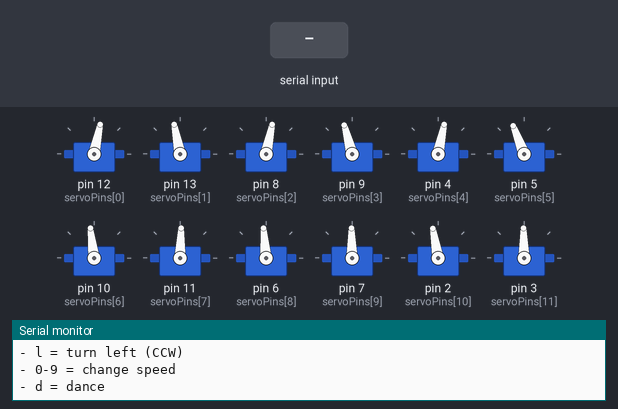
The sketch below on a simulated Arduino Uno, built with avr-gcc and run on an emulated ATmega328P. On the bench: 12 × servo, the last lines printed to the serial monitor. Inputs (shaded band) come from the test bench.

Above: at 1.3 s.
1.4 s: "r" received over Serial
At 2.05 s:
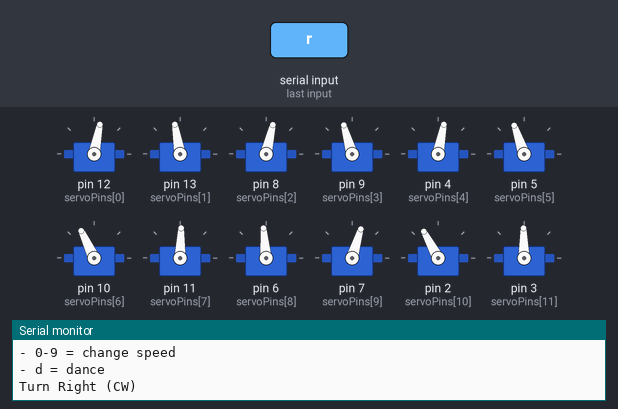
At 2.67 s:
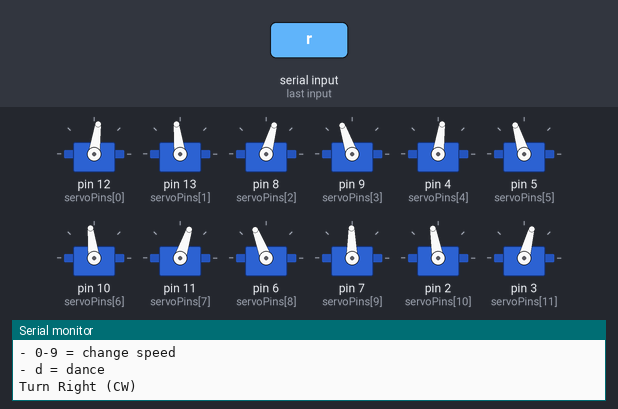
4.4 s: "l" received over Serial
7.4 s: "d" received over Serial
10.4 s: "s90\n" received over Serial
At 12.3 s:
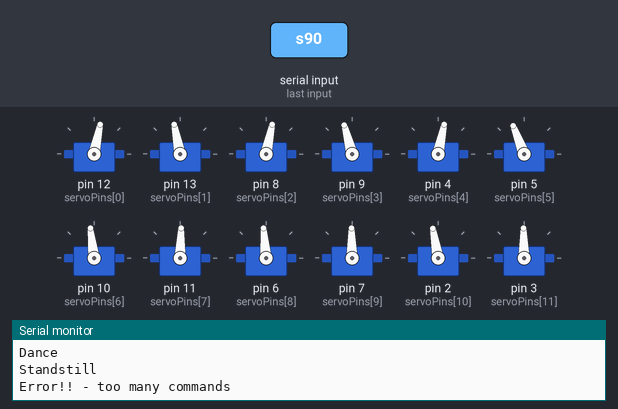
13.4 s: "f90\n" received over Serial
At 14.37 s:
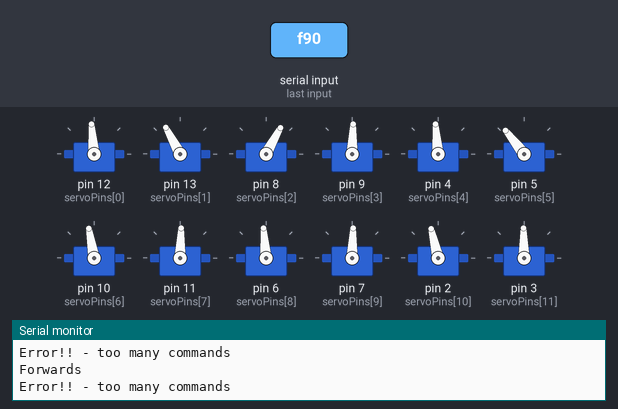
16.4 s: "p,45\n" received over Serial
Timing chart, 0 to 26.5 s (numbered marks = the images above; inputs shaded):
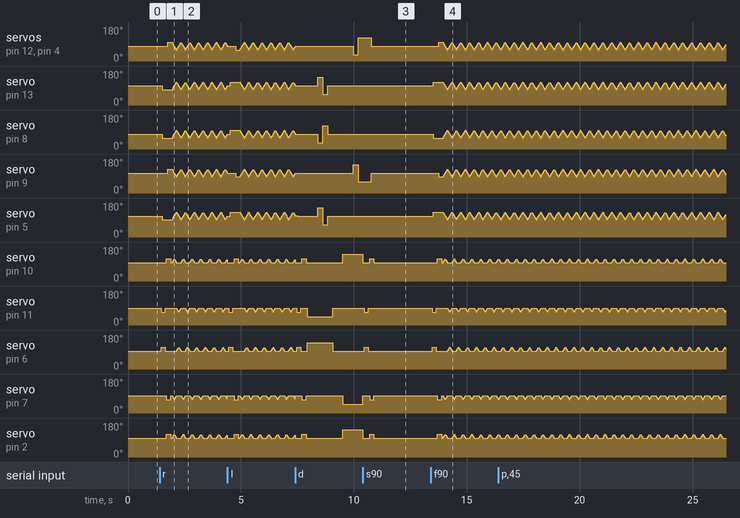

Measured:
- after the input at 10.4 s, servo on pin 12 (servoPins[0]): 123° → 78° after 0.36 s instead of 0.02 s; servo on pin 13 (servoPins[1]): stays 101° (without the input it goes to 146° after 1.7 s)

The sketch:

hexapod_v1.1.ino
```cpp
/*
 * Version 1.1 removes array functionality from code to make it nicer (it wasnt really needed)
 *
 * Servo Testing sketch for new code design of hexapod
 *  - Use a class to control/update the servos
 *        - Initialiser to setup variables, input = pin number and phase shift
 *        - Setup function to setup the servo
 *        - function to put servo into starting position
 *        - Update function to update the servo position depending on the current time
 *  - Extra functionality:
 *      - Ability to control the speed of the servos/walking
 *      - fowards/backwards/turning motions
 *      - maybe include expansion/generalisation for the movement angles??
 *
 *      for servo from arduino starter kit, 180 degrees in 400ms (ish) = 0.45 degrees/ms = 2.22ms/degree so max speed when delay of 3ms between updates
 */

 /* Naming conventions and walking patterns
//
// Naming Convention for servos: (pan servos 1-6, lift servos 7-12, even = RHS, odd = LHS)
//  - FrontLeftPan = 1
//  - FrontRightPan = 2
//  - MidLeftPan = 3
//  - MidRightPan = 4
//  - BackLeftPan = 5
//  - BackRightPan = 6
//  - FrontLeftLift = 7
//  - FrontRightLift = 8
//  - MidLeftLift = 9
//  - MidRightLift = 10
//  - BackLeftLift = 11
//  - BackRightLift = 12

// For RHS servos: adding an angle = lower and forwards
// For LHS servos: adding angle = higher and backwards

// Forwards Walk Pattern:
//  - Lift FL(+), MR(-) and BL(+) legs and pan forwards (-,+,-)
//  - Pan FR(-), ML(+) and BR(-) legs backwards
//  - Lower FL(-), MR(+) and BL(-) legs
//  - Lift FR(-), ML(+) and BR(-)legs and pan forwards (+,-,+)
//  - Pan FL(+), MR(-) and BL(+) legs Backwards
//  - Lower FR(+), ML(-) and BR(+) legs
//  - LOOP!!

// Backwards is the same except bottom to top and backwards:
//  - Lift FR(-), ML(+) and BR(-) legs
//  - Pan FL(-), MR(+) and BL(-) legs forwards
//  - lower FR(+), ML(-) and BR(+)legs and pan backwards (-,+,-)
//  - Lift FL(+), MR(-) and BL(+) legs
//  - Pan FR(+), ML(-) and BR(+) legs forwards
//  - Lower FL(-), MR(+) and BL(-) legs and pan backwards (+,-,+)
//  - LOOP!!
*/

// direction/movement definitions
 #define FORWARDS       1
 #define BACKWARDS      2
 #define TURN_CW        3
 #define TURN_CCW       4
 #define STANDSTILL     5
 #define START_POSITION 6
 #define DANCING        7

// library includes
#include <Servo.h>

// global variables
unsigned char movement_state;
unsigned char movement_delay = 4;
boolean active = false;
boolean initialised = false;
/*
// variable movement angle fractions (out of 10)
unsigned char right_fraction = ;
unsigned char left_fraction = 10;
*/
int dance_time = 0;


int servoPins[] = {    // in order of servos(1 to 12)
  /*FLP*/ 12,  /*FRP*/ 13,  /*MLP*/ 8,  /*MRP*/ 9,  /*BLP*/ 4,  /*BRP*/ 5,
  /*FLL*/ 10,  /*FRL*/ 11,  /*MLL*/ 6,  /*MRL*/ 7,  /*BLL*/ 2,  /*BRL*/ 3
};

// array of default servo positions
int defaults[] = {    // in order of servos(1 to 12)
  78,  101,  78,  105,  78,  111,  97,  88,  95,  91,  100,  91
};

// array containing the members of group 1
int group1_array[] = {1, 2, 5, 7, 8, 11};

#define PAN_MOVEMENT_ANGLE 40
#define LIFT_MOVEMENT_ANGLE (PAN_MOVEMENT_ANGLE/2)

/***********************************************************************************************************************************************************/
/* HEXAPOD CLASS *******************************************************************************************************************************************/
/***********************************************************************************************************************************************************/
class hexapod{
  // declare member varibles and initialise servo class
  unsigned char servo_phase;
  unsigned char servo_number;
  int servo_angle;
  char angle_increment;
  unsigned char angle_fraction;
  unsigned int temp_angle;

  Servo servo;

  public:
  boolean left = false;
  boolean right = false;
  unsigned char default_position;
  char polarity;
  boolean pan = false;
  boolean lift = false;
  boolean group1 = false;
  boolean group2 = false;
  // class constructor (initialises member variables for particular instances of class, this can include the pin the servo is
  //    connected and maybe even the position on the hexapod for further expandibility)
  hexapod(void){
    servo_angle = 0;
    angle_increment = 0;
    polarity = 1;
  }
  // setup member function
  void begin(int number){
    servo_number = number;
    servo.attach(servoPins[servo_number]);
    default_position = defaults[servo_number];
    servo.write(default_position);

    // determine characteristics of the servo being setup based on the number
    // lift/pan
    if(servo_number > 5){
      lift = true;
    }
    else{
      pan = true;
    }
    // group 1 or 2
    for(int n = 0; n < 6; n++){
      if(servo_number == group1_array[n]){
        group1 = true;
      }
    }
    if(!group1){
      group2 = true;
    }
    // left/right
    if((servo_number % 2) == 0){
      left = true;
    }
    else{
      right = true;
    }
    // determine polarity
    // if lift servo reverse polarity
    if(lift){
      polarity = -polarity;
    }
    // if servo is on left hand side reverse polarity
    if(left){
      polarity = -polarity;
    }
  }
  void set_direction(int walk_direction){
    initialised = true;
    // reset variables
    servo_angle = 0;
    angle_increment = 1;
    if(group1){
      angle_increment = -1;
      if(pan){
        servo_angle = PAN_MOVEMENT_ANGLE;
      }
    }
    if(walk_direction == BACKWARDS){
      if(pan){
        angle_increment = -angle_increment;
        if(servo_angle == 0){
          servo_angle = PAN_MOVEMENT_ANGLE;
        }
        else if(servo_angle == PAN_MOVEMENT_ANGLE){
          servo_angle = 0;
        }
      }
    }
  }
  void servo_write(unsigned char servo_position){
    servo.write(servo_position);
  }
  // member function to set all the servos to their starting positions for the given movement
  unsigned char get_start_pos(){
    // set servo to position indicated in matrix of starting positions
    if(pan){
      return default_position + polarity*(servo_angle - (PAN_MOVEMENT_ANGLE/2));
    }
    else{
      return default_position;
    }
  }
  // servo update member function
  void update(){
    if(pan){
      // default write function for no variable angle movement
      servo.write(default_position + polarity*(servo_angle - (PAN_MOVEMENT_ANGLE/2)));

/***********************************************************************************************************************************************************/
/* Variable Angle Movement**********************************************************************************************************************************/
/***********************************************************************************************************************************************************
      // Variable angle movement:
      if(left){
        angle_fraction = left_fraction;
      }
      else if(right){
        angle_fraction = right_fraction;
      }
      temp_angle = default_position + ((angle_fraction*polarity*(servo_angle - (PAN_MOVEMENT_ANGLE/2)))/10);
      servo.write(temp_angle);
/***********************************************************************************************************************************************************/
/***********************************************************************************************************************************************************/
/***********************************************************************************************************************************************************/

      // increment the index variable and update the servo to the corresponding position as described in the servo position array
      servo_angle+= angle_increment;
      if((servo_angle == PAN_MOVEMENT_ANGLE)|(servo_angle == 0)){
        angle_increment = -angle_increment;
      }
    }
    else{
      if(servo_angle < 0){
        servo.write(default_position);
      }
      else{
        servo.write(default_position + polarity*(servo_angle));
      }
      // increment the index variable and update the servo to the corresponding position as described in the servo position array
      servo_angle+= angle_increment;
      if((servo_angle == LIFT_MOVEMENT_ANGLE)|(servo_angle == -LIFT_MOVEMENT_ANGLE)){
        angle_increment = -angle_increment;
      }
    }
  }
};

// setup hexapod class
hexapod hexapod_servos[12];

// function which will setup the required global variables for forward/reverse/turning (likely the position index among others)
//    and also update the phases required for the individual servos
void setMovement(int movement){
  movement_state = movement;
  if((movement == FORWARDS) | (movement == BACKWARDS)){
    for(int n = 0; n < 12; n++){
      hexapod_servos[n].set_direction(movement);
    }
  }
  else if(movement == TURN_CW){
    for(int n = 0; n < 12; n++){
      if(hexapod_servos[n].left){
        hexapod_servos[n].set_direction(FORWARDS);
      }
      else{
        hexapod_servos[n].set_direction(BACKWARDS);
      }
    }
  }
  else if(movement == TURN_CCW){
    for(int n = 0; n < 12; n++){
      if(hexapod_servos[n].left){
        hexapod_servos[n].set_direction(BACKWARDS);
      }
      else{
        hexapod_servos[n].set_direction(FORWARDS);
      }
    }
  }
}

void setPosition(int servo_position){
  // lower all lift legs
  for(int n = 0; n < 12; n++){
    if(hexapod_servos[n].lift){
      hexapod_servos[n].servo_write(hexapod_servos[n].default_position);
    }
  }
  // delay to let all legs get to position
  delay(60);
  /***** GROUP 1 *********/
  // move group1 legs into position
  // lift legs
  for(int n = 0; n < 12; n++){
    if(hexapod_servos[n].lift & hexapod_servos[n].group1){
      hexapod_servos[n].servo_write(hexapod_servos[n].default_position + (hexapod_servos[n].polarity*(PAN_MOVEMENT_ANGLE/2)));
    }
  }
  delay(60);
  // pan group1 legs to standstill position
  if(servo_position == STANDSTILL){
    movement_state = STANDSTILL;
    // group1 lift, pan, drop
    for(int n = 0; n < 12; n++){
      if(hexapod_servos[n].pan & hexapod_servos[n].group1){
        hexapod_servos[n].servo_write(hexapod_servos[n].default_position);
      }
    }
  }
  // pan group1 legs to start position
  else if(servo_position == START_POSITION){
    //stuff here
    for(int n = 0; n < 12; n++){
      if(hexapod_servos[n].pan & hexapod_servos[n].group1){
        hexapod_servos[n].servo_write(hexapod_servos[n].get_start_pos());
      }
    }
  }
  delay(120);
  // lower group1 legs
  for(int n = 0; n < 12; n++){
    if(hexapod_servos[n].lift & hexapod_servos[n].group1){
      hexapod_servos[n].servo_write(hexapod_servos[n].default_position);
    }
  }
  delay(60);

  /***** GROUP 2 *********/
  // move group2 legs into position
  // lift legs
  for(int n = 0; n < 12; n++){
    if(hexapod_servos[n].lift & hexapod_servos[n].group2){
      hexapod_servos[n].servo_write(hexapod_servos[n].default_position + (hexapod_servos[n].polarity*(PAN_MOVEMENT_ANGLE/2)));
    }
  }
  delay(60);
  // pan group2 legs to standstill position
  if(servo_position == STANDSTILL){
    // group1 lift, pan, drop
    for(int n = 0; n < 12; n++){
      if(hexapod_servos[n].pan & hexapod_servos[n].group2){
        hexapod_servos[n].servo_write(hexapod_servos[n].default_position);
      }
    }
  }
  // pan group2 legs to start position
  else if(servo_position == START_POSITION){
    //stuff here
    for(int n = 0; n < 12; n++){
      if(hexapod_servos[n].pan & hexapod_servos[n].group2){
        hexapod_servos[n].servo_write(hexapod_servos[n].get_start_pos());
      }
    }
  }
  delay(120);
  // lower group2 legs
  for(int n = 0; n < 12; n++){
    if(hexapod_servos[n].lift & hexapod_servos[n].group2){
      hexapod_servos[n].servo_write(hexapod_servos[n].default_position);
    }
  }
  delay(60);
}

void hexapod_dance(){
  if(dance_time == 0){
    setPosition(STANDSTILL);
    movement_state = DANCING;
  }
  else if(dance_time < 360){
    //lift group 1 legs
    for(int n = 0; n < 12; n++){
      if((hexapod_servos[n].group1) & (hexapod_servos[n].lift)){
        hexapod_servos[n].servo_write(hexapod_servos[n].default_position + hexapod_servos[n].polarity*45);
      }
    }
  }
  else if(dance_time < 540){
    // wiggle
    for(int n = 0; n < 12; n++){
      if((hexapod_servos[n].group1) & (hexapod_servos[n].pan)){
        hexapod_servos[n].servo_write(hexapod_servos[n].default_position + hexapod_servos[n].polarity*45);
      }
    }
  }
  else if(dance_time < 720){
    for(int n = 0; n < 12; n++){
      if((hexapod_servos[n].group1) & (hexapod_servos[n].pan)){
        hexapod_servos[n].servo_write(hexapod_servos[n].default_position - hexapod_servos[n].polarity*45);
      }
    }
  }
  else if(dance_time < 900){
    for(int n = 0; n < 12; n++){
      if((hexapod_servos[n].group1) & (hexapod_servos[n].pan)){
        hexapod_servos[n].servo_write(hexapod_servos[n].default_position);
      }
    }
  }
  else if(dance_time < 1260){
    // lower group 1 legs
    for(int n = 0; n < 12; n++){
      if((hexapod_servos[n].group1) & (hexapod_servos[n].lift)){
        hexapod_servos[n].servo_write(hexapod_servos[n].default_position);
      }
    }
  }
  else if(dance_time < 1620){
    //lift group 2 legs
    for(int n = 0; n < 12; n++){
      if((hexapod_servos[n].group2) & (hexapod_servos[n].lift)){
        hexapod_servos[n].servo_write(hexapod_servos[n].default_position + hexapod_servos[n].polarity*45);
      }
    }
  }
  else if(dance_time < 1800){
    // wiggle
    for(int n = 0; n < 12; n++){
      if((hexapod_servos[n].group2) & (hexapod_servos[n].pan)){
        hexapod_servos[n].servo_write(hexapod_servos[n].default_position + hexapod_servos[n].polarity*45);
      }
    }
  }
  else if(dance_time < 1980){
    for(int n = 0; n < 12; n++){
      if((hexapod_servos[n].group2) & (hexapod_servos[n].pan)){
        hexapod_servos[n].servo_write(hexapod_servos[n].default_position - hexapod_servos[n].polarity*45);
      }
    }
  }
  else if(dance_time < 2160){
    for(int n = 0; n < 12; n++){
      if((hexapod_servos[n].group2) & (hexapod_servos[n].pan)){
        hexapod_servos[n].servo_write(hexapod_servos[n].default_position);
      }
    }
  }
  else if(dance_time < 2520){
    // lower group 1 legs
    for(int n = 0; n < 12; n++){
      if((hexapod_servos[n].group2) & (hexapod_servos[n].lift)){
        hexapod_servos[n].servo_write(hexapod_servos[n].default_position);
      }
    }
  }
  else{
    dance_time = -1;
  }
}

void setup() {
  Serial.begin(9600);
  // setup servos
  for(int n = 0; n < 12; n++){
    hexapod_servos[n].begin(n);
  }
  Serial.println("Hexapod Robot MKII\n\nCommands:\n- p = pause\n- c = continue\n- s = standstill\n- f = forwards\n- b = backwards\n- r = turn right (CW)\n- l = turn left (CCW)\n- 0-9 = change speed\n- d = dance\n");
}

void loop() {
  // block if not in active state
  if(active){
    if(movement_state != DANCING){
      // continuously update the servos
      for(int n = 0; n < 12 ; n++){
        hexapod_servos[n].update();
      }
      delay(movement_delay);
    }
    else{
      hexapod_dance();
      delay(1);
      dance_time++;
    }
  }
}

void serialEvent(){
  if(Serial.available() > 1){
    Serial.println("Error!! - too many commands");
    // clear buffer
    while(Serial.available()){
      Serial.read();
    }
  }
  else{
    uint8_t data_in = Serial.read();
    if(isdigit(data_in)){
      Serial.print("Changing speed to ");
      Serial.write(data_in);
      Serial.println("");
      movement_delay = 13 - (data_in -48);
    }
    else{
      switch(data_in){
        case 'p':{
          Serial.println("Pause");
          active = false;
          break;
        }
        case 'c':{
          if(movement_state == STANDSTILL){
            Serial.println("Error!! - Can't continue from standstill");
          }
          else if(!initialised){
            Serial.println("Error!! - Not initialised");
          }
          else{
            Serial.println("Continue");
            active = true;
          }
          break;
        }
        case 's':{
          if(movement_state == STANDSTILL){
            Serial.println("Error!! - Already at Standstill");
          }
          else{
            Serial.println("Standstill");
            active = false;
            setPosition(STANDSTILL);
          }
          break;
        }
        case 'f':{
          if(movement_state == FORWARDS){
            Serial.println("Error!! - Already moving forwards");
          }
          else{
            Serial.println("Forwards");
            active = false;
            setMovement(FORWARDS);
            setPosition(START_POSITION);
            active = true;
          }
          break;
        }
        case 'b':{
          if(movement_state == BACKWARDS){
            Serial.println("Error!! - Already moving forwards");
          }
          else{
            Serial.println("Backwards");
            active = false;
            setMovement(BACKWARDS);
            setPosition(START_POSITION);
            active = true;
          }
          break;
        }
        case 'r':{
          if(movement_state == TURN_CW){
            Serial.println("Error!! - Already turning right (CW)");
          }
          else{
            Serial.println("Turn Right (CW)");
            active = false;
            setMovement(TURN_CW);
            setPosition(START_POSITION);
            active = true;
          }
          break;
        }
        case 'l':{
          if(movement_state == TURN_CCW){
            Serial.println("Error!! - Already turning left (CCW)");
          }
          else{
            Serial.println("Turn Left (CCW)");
            active = false;
            setMovement(TURN_CCW);
            setPosition(START_POSITION);
            active = true;
          }
          break;
        }
        case 'd':{
          if(movement_state == DANCING){
            Serial.println("Error!! - Already Dancing");
          }
          else{
            Serial.println("Dance");
            active = false;
            setMovement(DANCING);
            dance_time = 0;
            active = true;
          }
          break;
        }
        default:{
          Serial.println("Error!! - Invalid Command");
        }
      }
    }
  }
}
```
